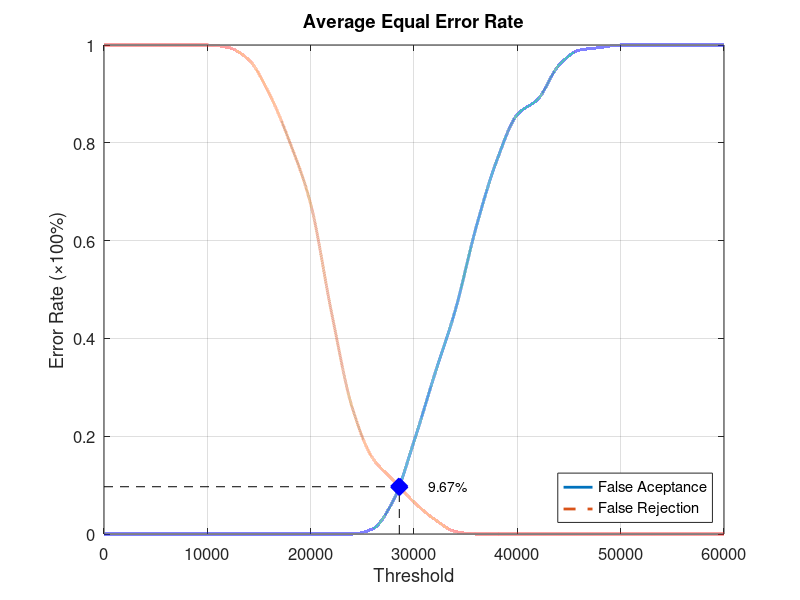
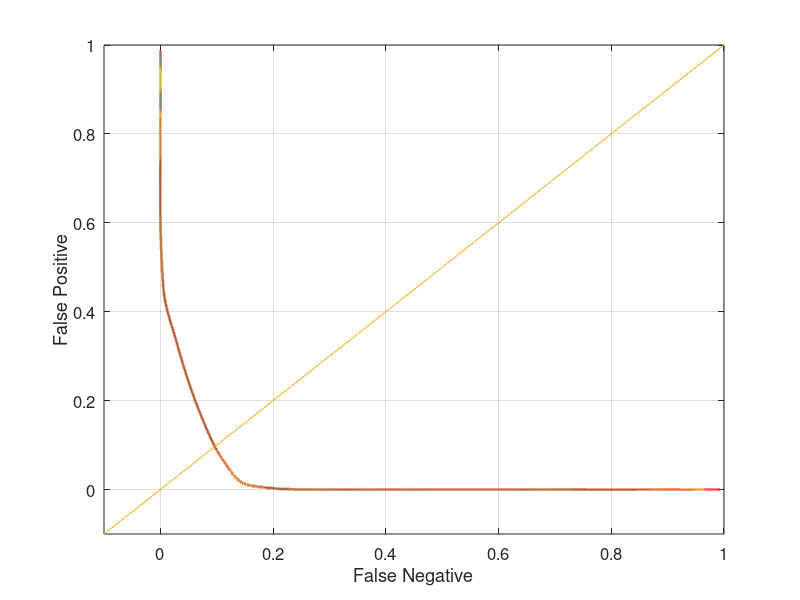

The MATLAB source for these figures, in order:
function yEER = Database2_2
close all;
clear;
clc;
x = 0:2000:60000;
xq = 0:0.5:60000;

y0 = [0 0 0 0 0 0 0 0 0 0 0 0 0 0.0105263 0.0684211 0.189474 0.326316 0.457895 0.626316 0.763158 0.857895 0.889474 0.957895 0.989474 0.994737 1 1 1 1 1 1];
yy0 = interp1(x, y0, xq, 'pchip');
y1 = [1 1 1 1 1 1 0.995 0.97 0.9 0.8 0.675 0.455 0.26 0.155 0.11 0.065 0.03 0.005 0 0 0 0 0 0 0 0 0 0 0 0 0];
yy1 = interp1(x, y1, xq, 'pchip');

% Calculating EER: 
y2 = abs(y0 - y1);
find(y2 == min(y2))
yy2 = abs(yy0 - yy1);
xEER = find(yy2 == min(yy2));
xEERIndex = xq(xEER) % X-axis EER
yEER = yy0(xEER) % Y-axis EER

main = figure
plot(xq, yy0,'-','LineWidth', 2);	hold on
plot(xq, yy1,'--','LineWidth', 2);	hold on
plot([xEERIndex xEERIndex], [0 yEER], 'k--');	hold on
plot([0 xEERIndex], [yEER yEER], 'k--');	hold on
plot(xEERIndex, yEER, 'bx', 'LineWidth', 10);	hold on
text(xEERIndex + 10 * xEERIndex / 100, yEER, [num2str(round((10000 * yEER)) / 100) '%'])
legend('False Aceptance', 'False Rejection', 'Location', 'SouthEast')
xlabel('Threshold')
ylabel('Error Rate (\times100%)')
title('Average Equal Error Rate')
set(gca, 'FontSize', 12)
axis([0 60000 0 1])
grid on

print(main, 'Database2_2Main', '-dpng');
FNRxFPR = figure('Color', [1 1 1]);
plot(yy1, yy0, '-', yy1, yy0, 'LineWidth', 2);
hold on
y = -0.1:0.1:1
plot(y, y); 
set(gca, 'FontSize', 12)
xlabel('False Negative')
ylabel('False Positive')
axis([-0.1 1 -0.1 1])
set(gca, 'FontSize', 12)
grid on

print(FNRxFPR, 'Database2_2FNRxFPR','-dpng');
end
